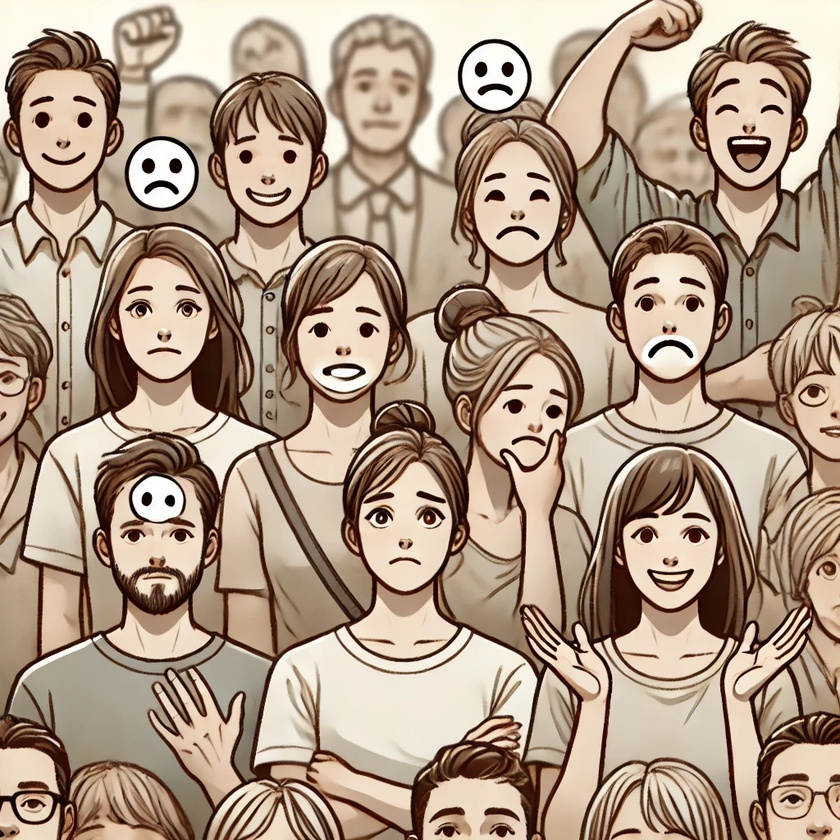
#> input picture image.jpg, 840 x 840 px, shrunk from 1024 x 1024 before the run, found by its file name
$ python 'TASK 1 LAB ASST 2.py'
#> lines starting #> are read from the running program, lines starting #| are printed output that depends on the picture; after the words box and inside, x2 and y2 are one past the last pixel; in counts of white or black regions, pixels touching at a corner belong together
# -*- coding: utf-8 -*-
"""
Created on Wed Oct 23 14:13:54 2024

@author: SHRIKARTI
"""

import cv2
import numpy as np

# Load the image
image_path = "C://Users//RADHASHYAM//Downloads//image.jpg"
image = cv2.imread(image_path)
#> image is the input picture: shape (840, 840, 3); mean B, G, R 133.7, 153.1, 175.2

# Check if the image is loaded
if image is None:
    print("Error: Could not open or find the image.")
    exit()

# Convert the image to grayscale for face detection
gray = cv2.cvtColor(image, cv2.COLOR_BGR2GRAY)
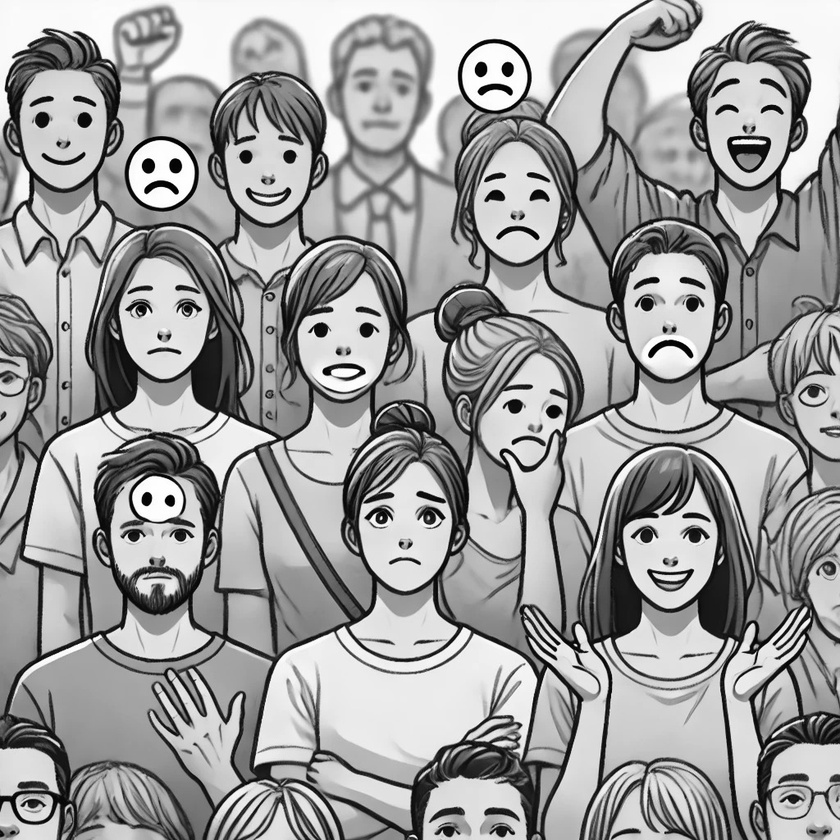
#> gray: shape (840, 840); min 0, max 255, mean 157.5

# Load pre-trained face detection model from OpenCV
face_cascade = cv2.CascadeClassifier(cv2.data.haarcascades + 'haarcascade_frontalface_default.xml')
eye_cascade = cv2.CascadeClassifier(cv2.data.haarcascades + 'haarcascade_eye.xml')
mouth_cascade = cv2.CascadeClassifier(cv2.data.haarcascades + 'haarcascade_smile.xml')

# Detect faces in the image
faces = face_cascade.detectMultiScale(gray, scaleFactor=1.1, minNeighbors=5, minSize=(30, 30))
#> faces = 13 rows, first 6: [459, 43, 69, 69], [125, 139, 75, 75], [692, 65, 113, 113], [328, 41, 109, 109], [214, 114, 109, 109], [106, 263, 114, 114]

# Define the emotions list for labeling
emotions = ["Happy", "Sad", "Thinking", "Surprised", "Angry", "Excited"]

# Function to detect emotions based on facial features
def detect_emotion(face_region):
    height, width = face_region.shape

    # Detect eyes within the face region
    eyes = eye_cascade.detectMultiScale(face_region, scaleFactor=1.1, minNeighbors=10, minSize=(20, 20))

    # Detect mouth within the lower half of the face region
    mouth_region = face_region[int(height * 0.5):, :]
    mouths = mouth_cascade.detectMultiScale(mouth_region, scaleFactor=1.5, minNeighbors=15, minSize=(30, 30))

    # Initialize variables to store emotion features
    mouth_detected = len(mouths) > 0
    eye_count = len(eyes)

    # Analyze mouth aspect ratio for better smile detection
    smile_threshold = 0.5  # Adjust this value to make smile detection more sensitive
    if mouth_detected:
        for (mx, my, mw, mh) in mouths:
            mouth_aspect_ratio = mh / mw  # Ratio of mouth height to width
            if mouth_aspect_ratio < smile_threshold:
                return "Happy"
            elif mouth_aspect_ratio > smile_threshold:
                return "Excited"  # New case for excitement

    # Use conditions to classify emotions based on detected features
    if not mouth_detected and eye_count >= 2:
        if eye_count == 2:
            return "Thinking"  # Renamed from "Neutral"
        elif eye_count > 2:
            return "Surprised"  # Case for wide-open eyes (more eye regions detected)
    elif not mouth_detected and eye_count < 2:
        return "Sad"
    elif eye_count >= 2 and not mouth_detected:
        return "Angry"  # New case for angry (wide-open eyes with no smile)
    else:
        return "Thinking"  # Default to thinking

# Store detected emotions for each face
detected_emotions = []

# Loop through each detected face
for (x, y, w, h) in faces:
    # Draw a rectangle around the face
    cv2.rectangle(image, (x, y), (x + w, y + h), (0, 255, 0), 2)

    # Extract the face region for further analysis
    face_region = gray[y:y+h, x:x+w]

    # Detect the emotion using the custom function
    emotion = detect_emotion(face_region)

    # Store the emotion and draw text
    detected_emotions.append(emotion)
    cv2.putText(image, emotion, (x, y - 10), cv2.FONT_HERSHEY_SIMPLEX, 0.9, (255, 0, 0), 2)
#> this loop made 13 passes
#> (x, y, w, h, height in detect_emotion, width in detect_emotion, mouth_detected in detect_emotion, eye_count in detect_emotion) on passes 1, 2, 3, 5, 7, 8, 10: (459, 43, 69, 69, 69, 69, False, 0), (125, 139, 75, 75, 75, 75, False, 0), (692, 65, 113, 113, 113, 113, False, 0), (214, 114, 109, 109, 109, 109, False, 0), (8, 75, 113, 113, 113, 113, False, 0), (459, 146, 116, 116, 116, 116, False, 0), (284, 283, 118, 118, 118, 118, False, 0)
#> (x, y, w, h, height in detect_emotion, width in detect_emotion, eyes in detect_emotion, mouth_detected in detect_emotion) on passes 4, 6, 9, 11, 13: (328, 41, 109, 109, 109, 109, [[23, 32, 25, 25], [60, 34, 27, 27]], False), (106, 263, 114, 114, 114, 114, [[18, 30, 32, 32]], False), (609, 251, 124, 124, 124, 124, [[18, 36, 34, 34]], False), (344, 465, 124, 124, 124, 124, [[18, 35, 34, 34], [70, 35, 33, 33]], False), (89, 474, 138, 138, 138, 138, [[28, 47, 28, 28], [77, 47, 27, 27]], False)
#> pass 1, `face_region = gray[y:y+h, x:x+w]`:
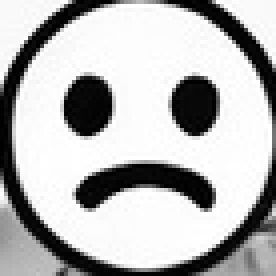
#> face_region: shape (69, 69) (shown 4 times larger); min 0, max 255, mean 182.5
#> pass 1, in detect_emotion, `mouth_region = face_region[int(height * 0.5):, :]`:
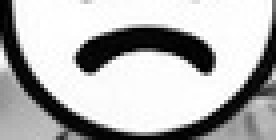
#> mouth_region: shape (35, 69) (shown 4 times larger); min 0, max 255, mean 179.4
#> pass 2, `face_region = gray[y:y+h, x:x+w]`:
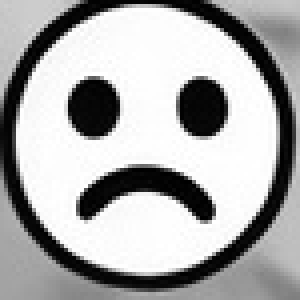
#> face_region: shape (75, 75) (shown 4 times larger); min 0, max 255, mean 171.6
#> after the loop:
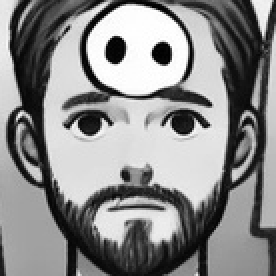
#> face_region: shape (138, 138) (shown 2 times larger); min 0, max 255, mean 138.1
#> after the loop:
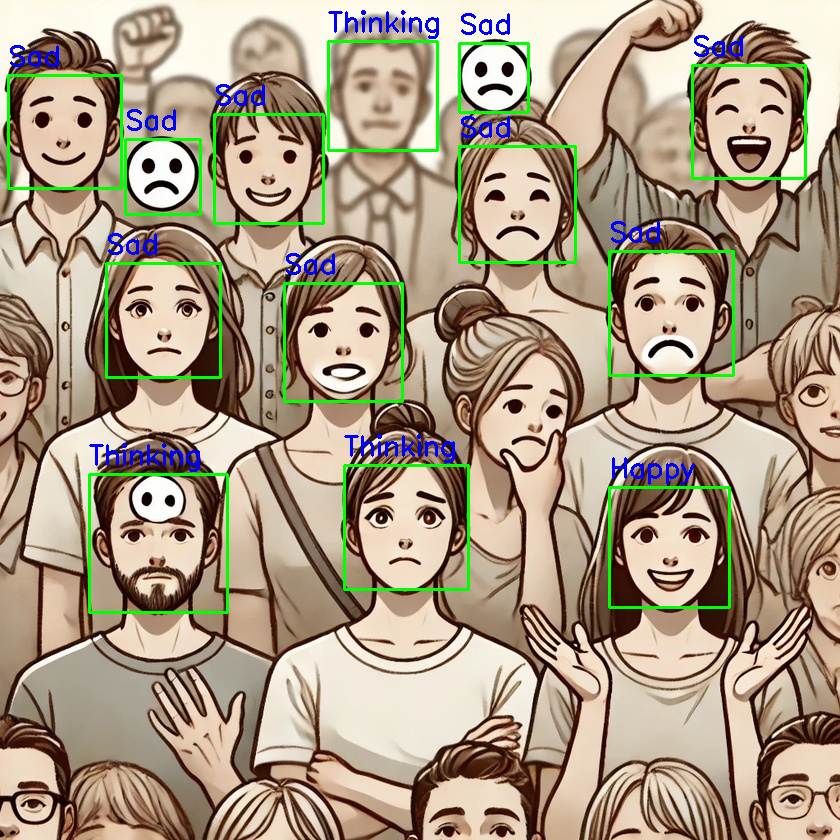
#> image: shape (840, 840, 3); 3.43% of pixels changed, all inside (x1, y1, x2, y2) = (7, 10, 807, 614)
#> after the loop, detected_emotions = ['Sad', 'Sad', 'Sad', 'Thinking', 'Sad', 'Sad', 'Sad', 'Sad', 'Sad', 'Sad', 'Thinking', 'Happy', 'Thinking']

# Calculate overall sentiment
overall_sentiment = max(set(detected_emotions), key=detected_emotions.count)
#> overall_sentiment = 'Sad'

# Display overall sentiment
cv2.putText(image, f"Crowd Sentiment: {overall_sentiment}", (10, 30), cv2.FONT_HERSHEY_SIMPLEX, 1.2, (0, 0, 255), 3)
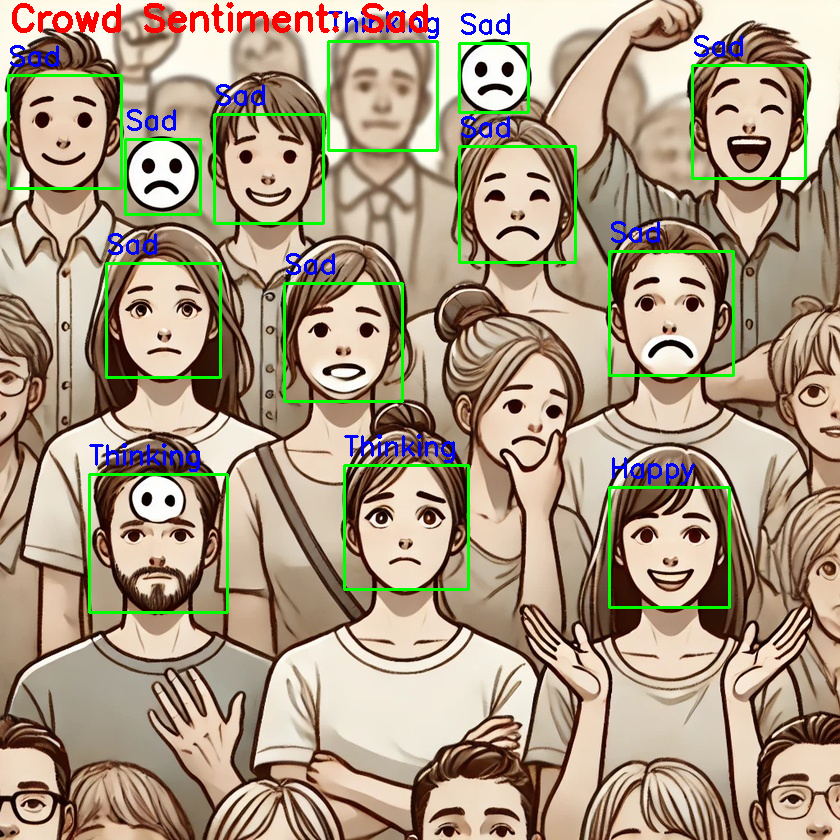
#> image: shape (840, 840, 3); 0.64% of pixels changed, all inside (x1, y1, x2, y2) = (12, 2, 428, 33)

# Save and display the result image
output_path = "C://Users//RADHASHYAM//Downloads//crowd_sentiment.jpg"
cv2.imwrite(output_path, image)
cv2.imshow("Emotion Analysis", image)
cv2.waitKey(0)
cv2.destroyAllWindows()

print(f"Individual emotions detected: {detected_emotions}")
#| Individual emotions detected: ['Sad', 'Sad', 'Sad', 'Thinking', 'Sad', 'Sad', 'Sad', 'Sad', 'Sad', 'Sad', 'Thinking', 'Happy', 'Thinking']
print(f"Overall crowd sentiment: {overall_sentiment}")
#| Overall crowd sentiment: Sad
